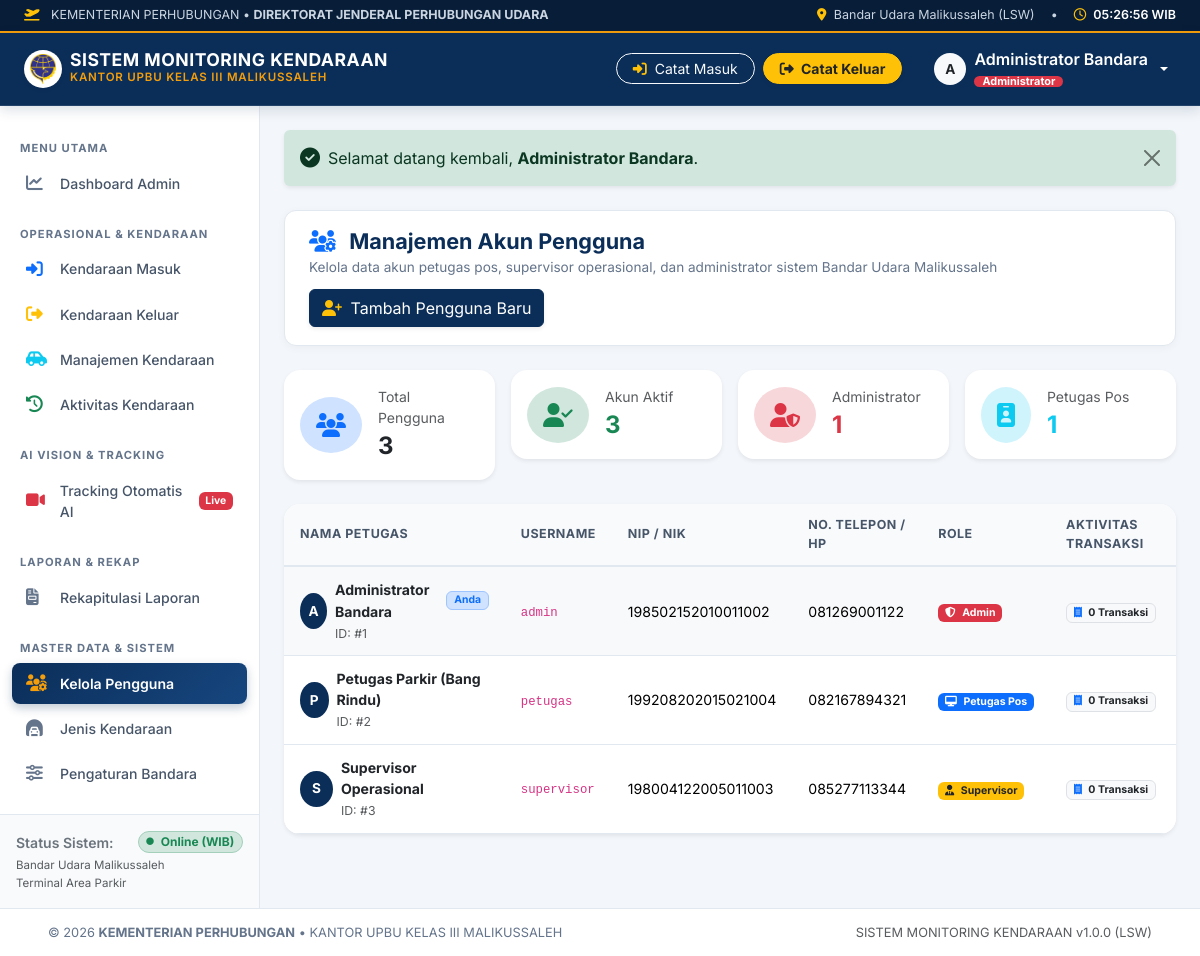
The page /admin/users.php (signed in) on the database its author committed.
### tables this page shows
CREATE TABLE `users` (
    `id` INT AUTO_INCREMENT PRIMARY KEY,
    `nama` VARCHAR(100) NOT NULL,
    `username` VARCHAR(50) NOT NULL UNIQUE,
    `password` VARCHAR(255) NOT NULL,
    `role` ENUM('admin', 'petugas', 'supervisor') NOT NULL DEFAULT 'petugas',
    `nip_nik` VARCHAR(50) DEFAULT NULL,
    `no_hp` VARCHAR(25) DEFAULT NULL,
    `status` ENUM('aktif', 'nonaktif') NOT NULL DEFAULT 'aktif',
    `last_login` DATETIME DEFAULT NULL,
    `created_at` DATETIME DEFAULT CURRENT_TIMESTAMP,
    `updated_at` DATETIME DEFAULT CURRENT_TIMESTAMP ON UPDATE CURRENT_TIMESTAMP
);

### admin/users.php (the view, shortened to what this page needs)
<?php
$pdo = getDB();
$stmt_users = $pdo->query("
    SELECT u.*,
           (SELECT COUNT(*) FROM parkir WHERE petugas_masuk_id = u.id OR petugas_keluar_id = u.id) as total_transaksi
    FROM users u
    ORDER BY u.role ASC, u.nama ASC
");
$users = $stmt_users->fetchAll();
require_once __DIR__ . '/../includes/header.php';
?>
<div class="page-header-box">
    <div>
        <h1 class="page-header-title">
            <i class="fa-solid fa-users-gear text-primary me-2"></i> Manajemen Akun Pengguna
        </h1>
        <div class="page-header-subtitle">
            Kelola data akun petugas pos, supervisor operasional, dan administrator sistem <?= AIRPORT_NAME ?>
        </div>
    </div>
    <button type="button" class="btn btn-primary shadow-sm" style="background: #0b2e59; border-color: #0b2e59;" data-bs-toggle="modal" data-bs-target="#modalTambahUser">
        <i class="fa-solid fa-user-plus me-1 text-warning"></i> Tambah Pengguna Baru
    </button>
</div>
<div class="row g-3 mb-4">
    <div class="col-md-3 col-6">
        <div class="card border-0 shadow-sm rounded-4 p-3 bg-white">
            <div class="d-flex align-items-center">
                <div class="bg-primary-subtle text-primary p-3 rounded-circle me-3">
                    <i class="fa-solid fa-users fa-xl"></i>
                </div>
                <div>
                    <div class="small text-muted">Total Pengguna</div>
                    <div class="fs-4 fw-bold text-dark"><?= count($users) ?></div>
                </div>
            </div>
        </div>
    </div>
    <div class="col-md-3 col-6">
        <div class="card border-0 shadow-sm rounded-4 p-3 bg-white">
            <div class="d-flex align-items-center">
                <div class="bg-success-subtle text-success p-3 rounded-circle me-3">
                    <i class="fa-solid fa-user-check fa-xl"></i>
                </div>
                <div>
                    <div class="small text-muted">Akun Aktif</div>
                    <div class="fs-4 fw-bold text-success">
                        <?= count(array_filter($users, fn($x) => $x['status'] === 'aktif')) ?>
                    </div>
                </div>
            </div>
        </div>
    </div>
    <div class="col-md-3 col-6">
        <div class="card border-0 shadow-sm rounded-4 p-3 bg-white">
            <div class="d-flex align-items-center">
                <div class="bg-danger-subtle text-danger p-3 rounded-circle me-3">
                    <i class="fa-solid fa-user-shield fa-xl"></i>
                </div>
                <div>
                    <div class="small text-muted">Administrator</div>
                    <div class="fs-4 fw-bold text-danger">
                        <?= count(array_filter($users, fn($x) => $x['role'] === 'admin')) ?>
                    </div>
                </div>
            </div>
        </div>
    </div>
    <div class="col-md-3 col-6">
        <div class="card border-0 shadow-sm rounded-4 p-3 bg-white">
            <div class="d-flex align-items-center">
                <div class="bg-info-subtle text-info p-3 rounded-circle me-3">
                    <i class="fa-solid fa-id-badge fa-xl"></i>
                </div>
                <div>
                    <div class="small text-muted">Petugas Pos</div>
                    <div class="fs-4 fw-bold text-info">
                        <?= count(array_filter($users, fn($x) => $x['role'] === 'petugas')) ?>
                    </div>
                </div>
            </div>
        </div>
    </div>
</div>
<div class="card border-0 shadow-sm rounded-4 overflow-hidden mb-4">
    <div class="table-responsive">
        <table class="table table-hover table-kemenhub align-middle mb-0">
            <thead>
                <tr>
                    <th>Nama Petugas</th>
                    <th>Username</th>
                    <th>NIP / NIK</th>
                    <th>No. Telepon / HP</th>
                    <th>Role</th>
                    <th>Aktivitas Transaksi</th>
                    <th>Status</th>
                </tr>
            </thead>
            <tbody>
                <?php foreach ($users as $u):
                    $is_self = ((int)$u['id'] === (int)$_SESSION['user_id']);
                ?>
                    <tr class="<?= $is_self ? 'table-light' : '' ?>">
                        <td>
                            <div class="d-flex align-items-center">
                                <div class="avatar-sm bg-primary text-white rounded-circle d-flex align-items-center justify-content-center me-2 fw-bold" style="width: 36px; height: 36px; font-size: 0.85rem; background: #0b2e59 !important;">
                                    <?= strtoupper(substr($u['nama'], 0, 1)) ?>
                                </div>
                                <div>
                                    <div class="fw-bold text-dark d-flex align-items-center gap-2">
                                        <?= e($u['nama']) ?>
                                        <?php if ($is_self): ?>
                                            <span class="badge bg-primary-subtle text-primary border border-primary-subtle" style="font-size: 0.65rem;">Anda</span>
                                        <?php endif; ?>
                                    </div>
                                    <small class="text-muted">ID: #<?= $u['id'] ?></small>
                                </div>
                            </div>
                        </td>
                        <td>
                            <code><?= e($u['username']) ?></code>
                        </td>
                        <td><?= e($u['nip_nik'] ?? '-') ?></td>
                        <td><?= e($u['no_hp'] ?? '-') ?></td>
                        <td>
                            <?php if ($u['role'] === 'admin'): ?>
                                <span class="badge bg-danger"><i class="fa-solid fa-shield-halved me-1"></i> Admin</span>
                            <?php elseif ($u['role'] === 'supervisor'): ?>
                                <span class="badge bg-warning text-dark"><i class="fa-solid fa-user-tie me-1"></i> Supervisor</span>
                            <?php else: ?>
                                <span class="badge bg-primary"><i class="fa-solid fa-desktop me-1"></i> Petugas Pos</span>
                            <?php endif; ?>
                        </td>
                        <td>
                            <span class="badge bg-light text-dark border">
                                <i class="fa-solid fa-receipt me-1 text-primary"></i> <?= number_format($u['total_transaksi']) ?> Transaksi
                            </span>
                        </td>
                        <td>
                        </td>
                    </tr>
                <?php endforeach; ?>
            </tbody>
        </table>
    </div>
</div>
<?php require_once __DIR__ . '/../includes/footer.php'; ?>

### assets/css/kemenhub-theme.css (style rules this page uses)
:root { --kemenhub-navy: #0b2e59; --kemenhub-navy-dark: #071d38; --kemenhub-navy-light: #16467f; --kemenhub-gold: #f59e0b; --kemenhub-gold-hover: #d97706; --kemenhub-gold-soft: #fef3c7; --kemenhub-sky: #0ea5e9; --kemenhub-bg: #f3f6fa; --kemenhub-card-bg: #ffffff; --kemenhub-border: #e2e8f0; --kemenhub-text: #1e293b; --kemenhub-text-muted: #64748b; --sidebar-width: 260px; }
body { font-family: 'Inter', system-ui, -apple-system, BlinkMacSystemFont, "Segoe UI", Roboto, sans-serif; background-color: var(--kemenhub-bg); color: var(--kemenhub-text); min-height: 100vh; display: flex; flex-direction: column; }
.page-header-box { background: #ffffff; border-radius: 12px; padding: 18px 24px; margin-bottom: 24px; box-shadow: 0 2px 8px rgba(0, 0, 0, 0.04); border: 1px solid var(--kemenhub-border); display: flex; justify-content: space-between; align-items: center; flex-wrap: wrap; gap: 12px; }
.page-header-title { font-size: 1.35rem; font-weight: 700; color: var(--kemenhub-navy); margin-bottom: 2px; }
.page-header-subtitle { font-size: 0.85rem; color: var(--kemenhub-text-muted); }
.table-kemenhub { width: 100%; margin-bottom: 0; }
.table-kemenhub thead th { background-color: #f8fafc; color: #475569; font-size: 0.78rem; font-weight: 700; text-transform: uppercase; letter-spacing: 0.5px; border-bottom: 2px solid var(--kemenhub-border); padding: 12px 16px; vertical-align: middle; }
.table-kemenhub tbody td { padding: 12px 16px; font-size: 0.88rem; vertical-align: middle; border-bottom: 1px solid var(--kemenhub-border); }

### rows shown on the page
users: nama "A", nama "Administrator Bandara", shows "Anda", id "1", username "admin", nip_nik "198502152010011002", no_hp "081269001122", role "admin" (drawn), total_transaksi "0"
users: nama "P", nama "Petugas Parkir (Bang Rindu)", id "2", username "petugas", nip_nik "199208202015021004", no_hp "082167894321", role "petugas" (drawn), total_transaksi "0"
users: nama "S", nama "Supervisor Operasional", id "3", username "supervisor", nip_nik "198004122005011003", no_hp "085277113344", role "supervisor" (drawn), total_transaksi "0"

### other values the page prints
INSTANSI_NAME "KEMENTERIAN PERHUBUNGAN"
INSTANSI_SUB "DIREKTORAT JENDERAL PERHUBUNGAN UDARA"
AIRPORT_NAME "Bandar Udara Malikussaleh"
AIRPORT_CODE "LSW"
APP_NAME "SISTEM MONITORING KENDARAAN"
UPBU_NAME "KANTOR UPBU KELAS III MALIKUSSALEH"
substr($user_nama, 0, 1) "A"
$user_nama "Administrator Bandara"
$role_label "Administrator"
$msg['text'] "Selamat datang kembali, Administrator Bandara ."
count($users) "3"
count(array_filter($users, fn($x) => $x['status'] === 'aktif')) "3"
count(array_filter($users, fn($x) => $x['role'] === 'admin')) "1"
count(array_filter($users, fn($x) => $x['role'] === 'petugas')) "1"
APP_VERSION "1.0.0"
